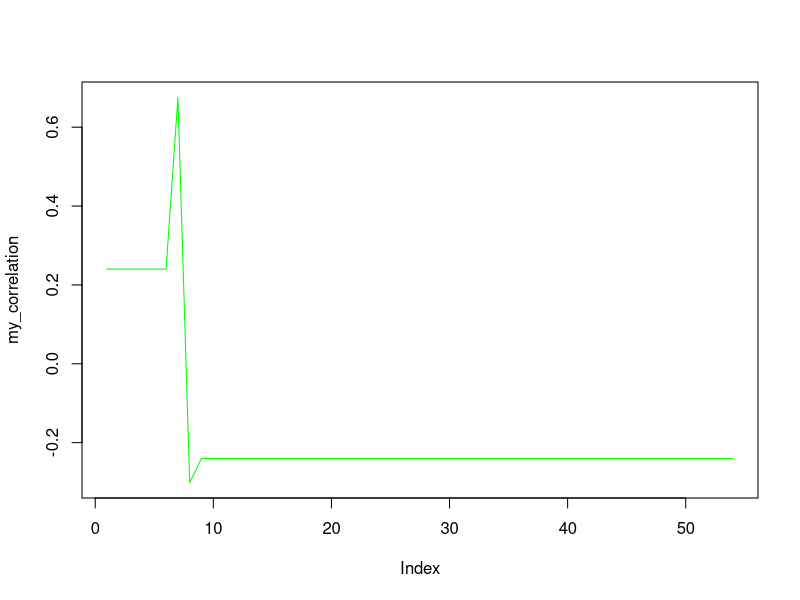

Here is the R script that generated this plot:
# Global Comments More
x <- c(8:15,c(50:1))
y <- c(7,4,8,4,1,11,c(1:50))
z <- c(y[1],y[2],y[3])

counter = 1
counter2 = 1
my_correlation = NULL
for(i in length(y)){
  p <- c(y[counter2], y[counter2+1], y[counter2+2])
  if(counter < length(y)-3){
    
   for(i in x){
    if(counter < length(x)-3){
    q <- c(x[counter], x[counter+1], x[counter+2])
#     print(p)
#     print(q)
    cor_out <- cor(p,q)
    if(cor_out)
    # print(cor_out)
    my_correlation <- append(my_correlation, cor_out)
    }
    counter <- counter+1
    print(counter)
  }
  }
  counter2 <- counter2+1
  print(counter2)
  
}
plot(my_correlation, type="l", col="green")

print(my_correlation)

